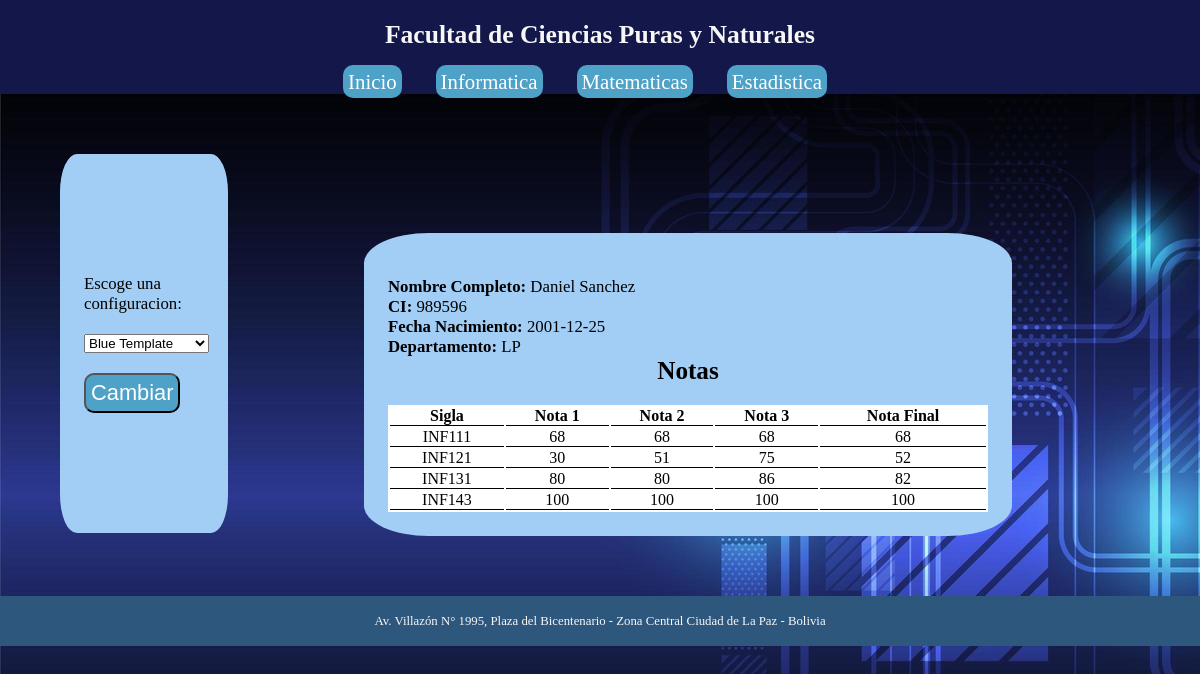
The app's page /ingreso.php?color=1&usuario=daniel (signed in), older data.
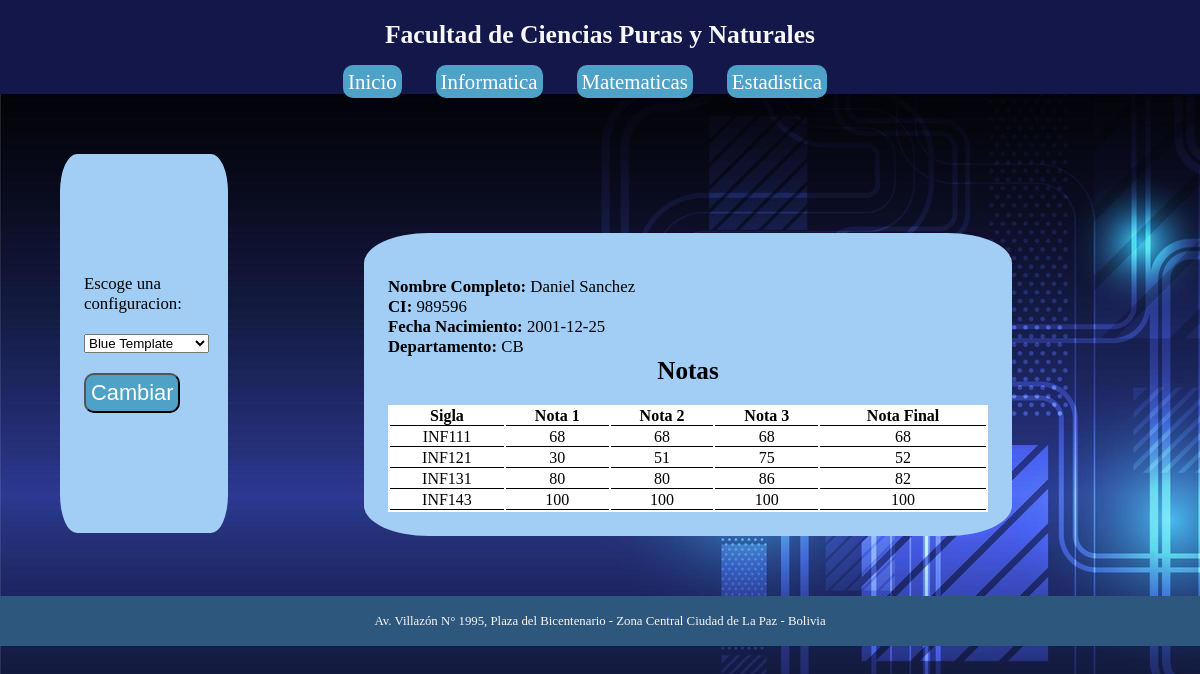
The same page, newer data.
### tables this page shows
CREATE TABLE `persona` (
  `ci` int(11) NOT NULL,
  `nombreCompleto` varchar(100) DEFAULT NULL,
  `fechaNacimiento` date DEFAULT NULL,
  `departamento` varchar(2) DEFAULT NULL
);

CREATE TABLE `nota` (
  `pk_nota` int(11) NOT NULL,
  `ci` int(11) DEFAULT NULL,
  `sigla` varchar(6) DEFAULT NULL,
  `nota1` int(11) DEFAULT NULL,
  `nota2` int(11) DEFAULT NULL,
  `nota3` int(11) DEFAULT NULL,
  `notaFinal` int(11) DEFAULT NULL
);

### ingreso.php (the view, shortened to what this page needs)
<?php
	include 'cabecera.inc.php';
    include 'conexion.inc.php';
    if (isset($_GET['usuario']))
        $usuario = $_GET["usuario"];
    else
        $usuario = $_SESSION['usuario'];
    $resUsuario = mysqli_query($con, "select * from usuario where usuario='".$usuario."' ");
    $datosUsuario = mysqli_fetch_array($resUsuario);
    $ci = $datosUsuario['ci'];
    $resPersona = mysqli_query($con, "select * from persona where ci='".$ci."' ");
    $datosPersona = mysqli_fetch_array($resPersona);
?>
<div  class="cuadro" style="padding: 10% 2% 10% 2%; width: 10%; ">
	Escoge una configuracion:
	<br>
	<br>
	<form action="ingreso.php" method="GET">
		<select name="color">
			<option value="1">Blue Template</option>
		</select>
        <br><br>
        <input type="submit" value="Cambiar">
	</form>
</div>
<div class="cuadro" style="width: 50%; margin-left: 10%; padding: 2%;">
    <br>
    <strong> Nombre Completo: </strong> <?php echo $datosPersona['nombreCompleto']?>
    <br>
    <strong> CI: </strong> <?php echo $datosPersona['ci']?>
    <br>
    <strong> Fecha Nacimiento: </strong> <?php echo $datosPersona['fechaNacimiento']?>
    <br>
    <strong> Departamento: </strong> <?php echo $datosPersona['departamento']?>
    <br>
    <h2>Notas</h2>
    <table class="table" style="width: 100%; text-align: center; background-color: white; ">
        <tr>
            <th>Sigla</th>
            <th>Nota 1</th>
            <th>Nota 2</th>
            <th>Nota 3</th>
            <th>Nota Final</th>
        </tr>
        <?php
            $resNota = mysqli_query($con, "select * from nota where ci='".$ci."'");
            echo '<br>';
            while ($datoNota =  mysqli_fetch_array($resNota))
            {
                echo '<tr>';
                echo '<td>' . $datoNota['sigla'] . '</td>';
                echo '<td>' . $datoNota['nota1'] . '</td>';
                echo '<td> '. $datoNota['nota2'] . '</td>';
                echo '<td>' . $datoNota['nota3'] . '</td>';
                echo '<td>' . $datoNota['notaFinal'] . '</td>';
                echo '</tr>';
            }
        ?>
    </table>
</div>
<?php
	include 'pie.inc.php';
?>

### cabecera.inc.php (shortened to what this page needs)
<html>
<head>
	<link rel="stylesheet" href="css/style.php">
</head>
<body>
	<header>
		<div style="display: inline; text-align: center; ">
			<h1 style="color: #f7f7f7; padding: 20px; font-size: 1.6em;">
				Facultad de Ciencias Puras y Naturales
			</h1>
		</div>
		<nav class="seleccion" style="text-align: center; ">
			<ul>
			<a href="index.php?<?php echo 'color='.$_SESSION["color"] ?>">Inicio</a>
			<a href="informatica.php?<?php echo 'color='.$_SESSION["color"] ?>">Informatica</a>
			<a href="matematica.php?<?php echo 'color='.$_SESSION["color"] ?>">Matematicas</a>
			<a href="estadistica.php?<?php echo 'color='.$_SESSION["color"] ?>">Estadistica</a>
			</ul>
		</nav>
	</header>

### pie.inc.php
	<footer>
		<span>Av. Villazón N° 1995, Plaza del Bicentenario - Zona Central Ciudad de La Paz - Bolivia</span>
	</footer>
</body>
</html>

Row changes from the older to the newer data that the page shows:
changed persona "Daniel Sanchez": departamento "LP" → "CB"
